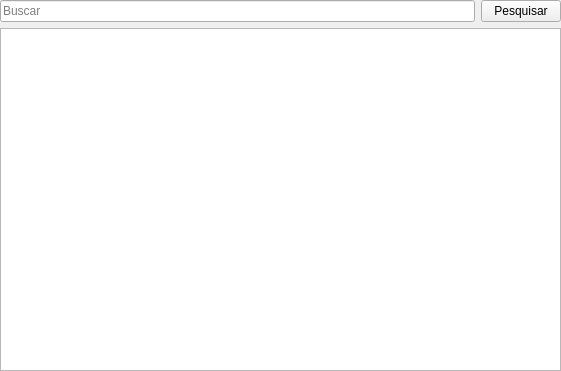
<?xml version="1.0" encoding="UTF-8"?>
<ui version="4.0">
 <author>Felipe Silva</author>
 <class>ListCheckOut</class>
 <widget class="QWidget" name="ListCheckOut">
  <property name="geometry">
   <rect>
    <x>0</x>
    <y>0</y>
    <width>561</width>
    <height>371</height>
   </rect>
  </property>
  <property name="windowTitle">
   <string>Empréstimos</string>
  </property>
  <property name="autoFillBackground">
   <bool>false</bool>
  </property>
  <property name="locale">
   <locale language="Portuguese" country="Brazil"/>
  </property>
  <widget class="QWidget" name="centralWidget" native="true">
   <property name="geometry">
    <rect>
     <x>0</x>
     <y>0</y>
     <width>561</width>
     <height>371</height>
    </rect>
   </property>
   <layout class="QVBoxLayout" name="verticalLayout">
    <property name="sizeConstraint">
     <enum>QLayout::SizeConstraint::SetMaximumSize</enum>
    </property>
    <item>
     <layout class="QVBoxLayout" name="verticalLayout_2">
      <item>
       <layout class="QHBoxLayout" name="horizontalLayout">
        <item>
         <widget class="QLineEdit" name="busca">
          <property name="autoFillBackground">
           <bool>false</bool>
          </property>
          <property name="placeholderText">
           <string>Buscar</string>
          </property>
         </widget>
        </item>
        <item>
         <widget class="QPushButton" name="pesquisar">
          <property name="text">
           <string>Pesquisar</string>
          </property>
          <property name="icon">
           <iconset theme="QIcon::ThemeIcon::EditFind"/>
          </property>
          <property name="autoDefault">
           <bool>false</bool>
          </property>
          <property name="default">
           <bool>false</bool>
          </property>
         </widget>
        </item>
       </layout>
      </item>
      <item>
       <widget class="QTableView" name="mainWidget">
        <property name="sizePolicy">
         <sizepolicy hsizetype="Expanding" vsizetype="Expanding">
          <horstretch>0</horstretch>
          <verstretch>0</verstretch>
         </sizepolicy>
        </property>
        <property name="font">
         <font>
          <family>arial</family>
         </font>
        </property>
        <property name="focusPolicy">
         <enum>Qt::FocusPolicy::StrongFocus</enum>
        </property>
        <property name="contextMenuPolicy">
         <enum>Qt::ContextMenuPolicy::NoContextMenu</enum>
        </property>
        <property name="statusTip">
         <string notr="true"/>
        </property>
        <property name="whatsThis">
         <string notr="true"/>
        </property>
        <property name="accessibleName">
         <string notr="true"/>
        </property>
        <property name="accessibleDescription">
         <string notr="true"/>
        </property>
        <property name="styleSheet">
         <string notr="true"/>
        </property>
        <property name="sizeAdjustPolicy">
         <enum>QAbstractScrollArea::SizeAdjustPolicy::AdjustToContents</enum>
        </property>
        <property name="autoScroll">
         <bool>false</bool>
        </property>
        <property name="editTriggers">
         <set>QAbstractItemView::EditTrigger::NoEditTriggers</set>
        </property>
        <property name="tabKeyNavigation">
         <bool>false</bool>
        </property>
        <property name="showDropIndicator" stdset="0">
         <bool>false</bool>
        </property>
        <property name="dragDropOverwriteMode">
         <bool>false</bool>
        </property>
        <property name="alternatingRowColors">
         <bool>true</bool>
        </property>
        <property name="selectionMode">
         <enum>QAbstractItemView::SelectionMode::SingleSelection</enum>
        </property>
        <property name="selectionBehavior">
         <enum>QAbstractItemView::SelectionBehavior::SelectRows</enum>
        </property>
        <property name="textElideMode">
         <enum>Qt::TextElideMode::ElideMiddle</enum>
        </property>
        <property name="sortingEnabled">
         <bool>true</bool>
        </property>
        <attribute name="horizontalHeaderStretchLastSection">
         <bool>true</bool>
        </attribute>
        <attribute name="verticalHeaderCascadingSectionResizes">
         <bool>true</bool>
        </attribute>
       </widget>
      </item>
     </layout>
    </item>
   </layout>
  </widget>
 </widget>
 <resources/>
 <connections>
  <connection>
   <sender>busca</sender>
   <signal>returnPressed()</signal>
   <receiver>pesquisar</receiver>
   <slot>click()</slot>
   <hints>
    <hint type="sourcelabel">
     <x>395</x>
     <y>28</y>
    </hint>
    <hint type="destinationlabel">
     <x>491</x>
     <y>23</y>
    </hint>
   </hints>
  </connection>
 </connections>
 <designerdata>
  <property name="gridDeltaX">
   <number>10</number>
  </property>
  <property name="gridDeltaY">
   <number>10</number>
  </property>
  <property name="gridSnapX">
   <bool>true</bool>
  </property>
  <property name="gridSnapY">
   <bool>true</bool>
  </property>
  <property name="gridVisible">
   <bool>true</bool>
  </property>
 </designerdata>
</ui>
